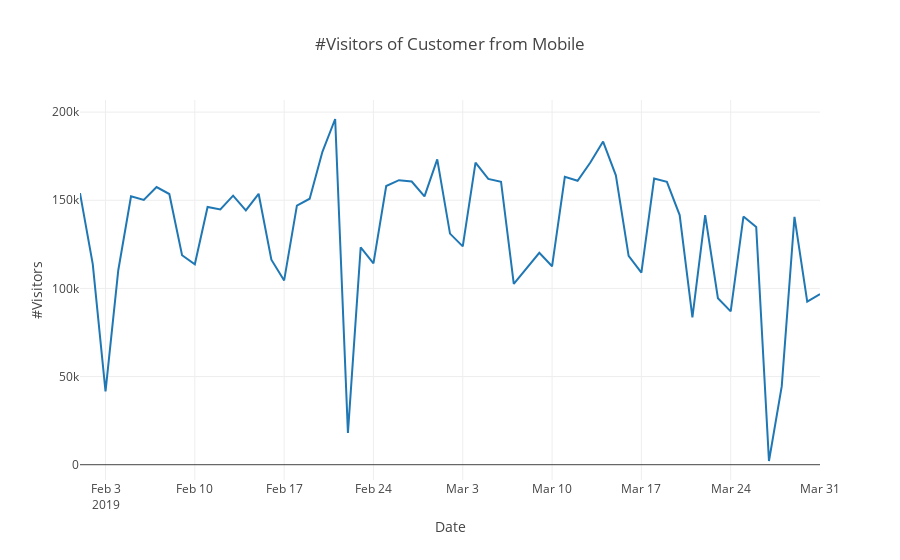

Write notebook code for a chart like this one.
### Code cell
df4 = pd.read_csv('customer_desktop.csv')
l = go.Scatter(x=df4.date, y=df4.visitors)
plotly.offline.iplot({'data': [l], 'layout': {
    'xaxis': {'title': 'Date'},
    'yaxis': {'title': '#Visitors'},
    'title': '#Visitors of Customer from Mobile'
}})
